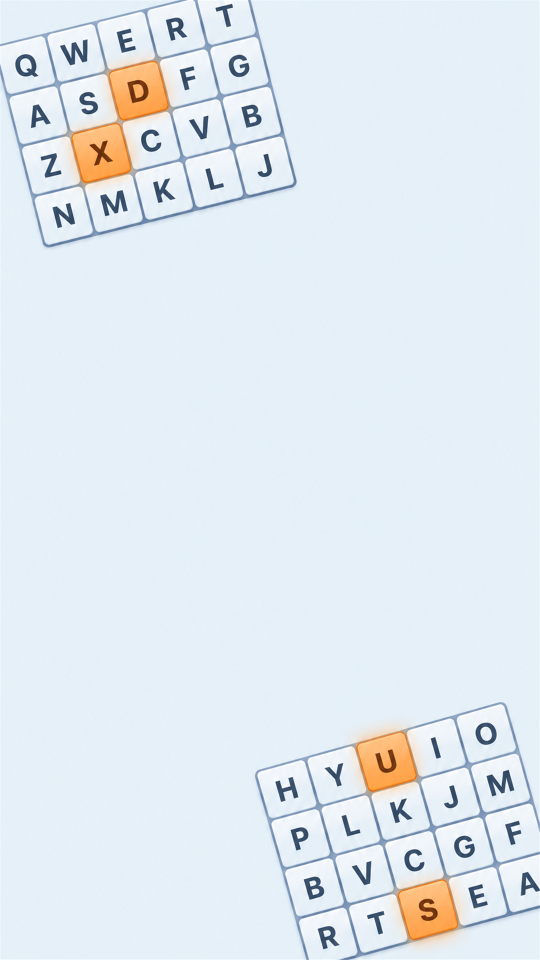
#> input picture assets/gojuon-art/bg-02.png, 1080 x 1920 px (shown at 1/2 size)
$ python compose.py ../assets/gojuon-art/bg-01.png ../assets/gojuon-art/bg-02.png ../assets/gojuon-art/bg-02.png
#> lines starting #> are read from the running program, lines starting #| are printed output that depends on the picture
### common/look.py
"""Per-app look: card backgrounds and accent colours come from the app itself, not from another app's art.
- background: a frame of the app's own footage, blurred and washed out
- accent: the most vivid colour of the app icon
"""
import colorsys, os, subprocess, tempfile
from PIL import Image, ImageFilter

W, H = 1080, 1920

# [14 lines left out: function frame_bg, not called in this run]

def accent(icon, default=(52, 138, 180)):
    """Most vivid, not-too-light colour in the icon."""
#> called with icon = '../assets/gojuon-art/bg-02.png', default = (52, 138, 180)
    try:
        im = Image.open(icon).convert("RGB").resize((64, 64))
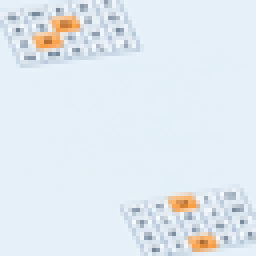
#> im: PIL image 64x64 RGB (shown 4 times larger); mean R, G, B 225.3, 234.1, 240.6
    except Exception:
        return default
    best, score = default, -1
    for (r, g, b) in im.getdata():
        h, l, s = colorsys.rgb_to_hls(r / 255, g / 255, b / 255)
        if 0.25 < l < 0.7 and s * (1 - abs(l - 0.5)) > score:
            best, score = (r, g, b), s * (1 - abs(l - 0.5))
#> this loop made 4096 passes
#> (r, g, b, h, l, s, score) on pass 27: (146, 160, 177, 0.591, 0.633, 0.166, 0.144)
#> (h, l, s, best, score) on passes 149, 275, 334, 339, 399, 403: (0.583, 0.667, 0.188, (154, 170, 186), 0.157), (0.0818, 0.698, 0.727, (234, 177, 122), 0.583), (0.0827, 0.692, 0.885, (246, 176, 107), 0.715), (0.0839, 0.688, 1, (255, 176, 96), 0.812), (0.0838, 0.673, 1, (255, 172, 88), 0.827), (0.0838, 0.649, 1, (255, 166, 76), 0.851)
#> after the loop, score = 0.852
    return best

def ink_on(rgb):
    """Readable text colour on top of rgb."""
    r, g, b = rgb; return (16, 32, 48) if (0.299 * r + 0.587 * g + 0.114 * b) > 165 else (255, 255, 255)

### daily/compose.py
"""Compose a 1080x1920 "AI ships an app a day" Short from one app's demo recording.

usage: python daily/compose.py <demo.mp4> <icon.png> <outdir>
env (all text is English, written per app):
  DAY       day number in the series, e.g. 24
  NAME      app name, e.g. "Rolling Snake"
  HOOK      one line for the first 3 s: the problem or the mash-up, e.g. "Snake, but your body is the billiard cushion."
  TAGLINE   one short line under the name at the end, e.g. "A physics puzzle for iPhone"
  STORE     "Coming soon to the App Store" (default) or "Free on the App Store"
  VO        directory with hook.wav / demo.wav / outro.wav (narration; optional)
  ART_DIR   this app's OWN background art (default: a blurred frame of its demo — never another app's art)
  BGM       this app's OWN music file (make one with common/bgm.py <preset>; default: narration only)
The demo is the app's own `-demo` playback recorded in CI (daily-actions ios-ci, artifact demo-video).
"""
import os, subprocess, sys
from PIL import Image, ImageDraw, ImageFont
sys.path.insert(0, os.path.join(os.path.dirname(os.path.abspath(__file__)), '..', 'common'))
from look import frame_bg, accent, ink_on

DEMO, ICON, OUT = sys.argv[1], sys.argv[2], sys.argv[3]
DAY = os.environ.get("DAY", "1"); NAME = os.environ.get("NAME", "Today's app")
HOOK = os.environ.get("HOOK", "An AI built this iPhone app in one day.")
TAGLINE = os.environ.get("TAGLINE", ""); STORE = os.environ.get("STORE", "Coming soon to the App Store")
VO = os.environ.get("VO", ""); ROOT = os.path.join(os.path.dirname(os.path.abspath(__file__)), "..")
ART_DIR = os.environ.get("ART_DIR", "")  # only this app's own art; default is a blurred frame of its demo
BGM = os.environ.get("BGM", "")  # this app's own music (e.g. apps/<app>/bgm.m4a from common/bgm.py); default: narration only
W, H = 1080, 1920; BG = (234, 242, 247); INK = (16, 32, 48); ACCENT = (232, 122, 30); BLUE = (52, 138, 180)
F = "/usr/share/fonts/opentype/inter/Inter-{}.otf"
font = lambda w, s: ImageFont.truetype(F.format(w), s)
os.makedirs(OUT, exist_ok=True); p = lambda n: os.path.join(OUT, n)
def run(*a): subprocess.run(a, check=True, stdout=subprocess.DEVNULL, stderr=subprocess.DEVNULL)
def dur(f): return float(subprocess.run(["ffprobe", "-v", "error", "-show_entries", "format=duration", "-of", "csv=p=0", f], capture_output=True, text=True).stdout.strip() or 0)

def wrap(d, text, f, maxw):
    lines, cur = [], ""
    for w in text.split():
        t = (cur + " " + w).strip()
        if d.textlength(t, font=f) <= maxw: cur = t
        else: lines.append(cur); cur = w
    return lines + ([cur] if cur else [])
def center(d, y, text, f, fill, maxw=W - 160):
    for line in wrap(d, text, f, maxw):
        tw = d.textlength(line, font=f); d.text(((W - tw) / 2, y), line, font=f, fill=fill); y += f.size * 1.2
    return y
def pill(d, y, text, f, fg, bg):
    tw = d.textlength(text, font=f); pad = 34; h = f.size + 40
    d.rounded_rectangle(((W - tw) / 2 - pad, y, (W + tw) / 2 + pad, y + h), radius=h // 2, fill=bg)
    d.text(((W - tw) / 2, y + 16), text, font=f, fill=fg); return y + h
ACC = accent(ICON)
#> ACC = (253, 158, 68)
def art(i):
    arts = sorted(f for f in os.listdir(ART_DIR) if f.endswith(".png")) if ART_DIR and os.path.isdir(ART_DIR) else []
    if arts:
        base = Image.new("RGBA", (W, H), BG + (255,))
        base.alpha_composite(Image.open(os.path.join(ART_DIR, arts[(int(DAY) + i) % len(arts)])).convert("RGBA").resize((W, H)))
        return base.convert("RGB")
    d = dur(DEMO); return frame_bg(DEMO, d * (0.3 if i == 0 else 0.85))
def icon(size):
    ic = Image.open(ICON).convert("RGBA").resize((size, size)); m = Image.new("L", (size, size), 0)
    ImageDraw.Draw(m).rounded_rectangle((0, 0, size, size), radius=int(size * 0.22), fill=255); return ic, m

# 1) hook card
#> (the run stopped early here; a loop or call above may not have finished)

$ run again, on assets/gojuon-art/bg-03.png
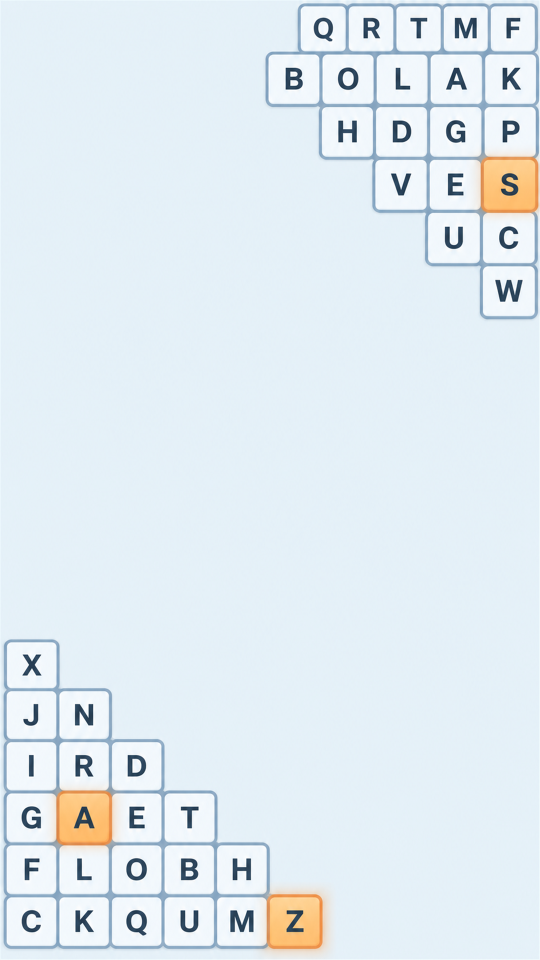
#> input picture assets/gojuon-art/bg-03.png, 1080 x 1920 px (shown at 1/2 size)
#> in accent, `im = Image.open(icon).convert("RGB").resize((64, 64))`:
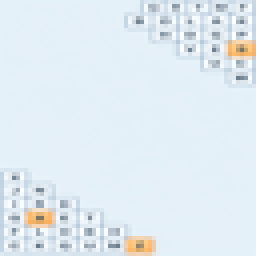
#> im: PIL image 64x64 RGB (shown 4 times larger); mean R, G, B 225.1, 235.1, 241.7
#> the loop in accent, `for (r, g, b) in im.getdata():` made 4096 passes
#> (h, l, s, best, score) on passes 108, 109, 375, 553, 554, 764, 890, 892: (0.577, 0.596, 0.136, (138, 153, 166), 0.123), (0.58, 0.633, 0.144, (148, 162, 175), 0.125), (0.578, 0.565, 0.135, (129, 145, 159), 0.126), (0.58, 0.594, 0.14, (137, 152, 166), 0.127), (0.577, 0.667, 0.153, (157, 171, 183), 0.127), (0.0975, 0.667, 0.553, (217, 178, 123), 0.461), (0.0866, 0.676, 0.77, (236, 175, 109), 0.634), (0.09, 0.688, 0.862, (244, 181, 107), 0.699)
#> after the loop in accent, `for (r, g, b) in im.getdata():`: score = 0.79
#> ACC = (251, 174, 91)
